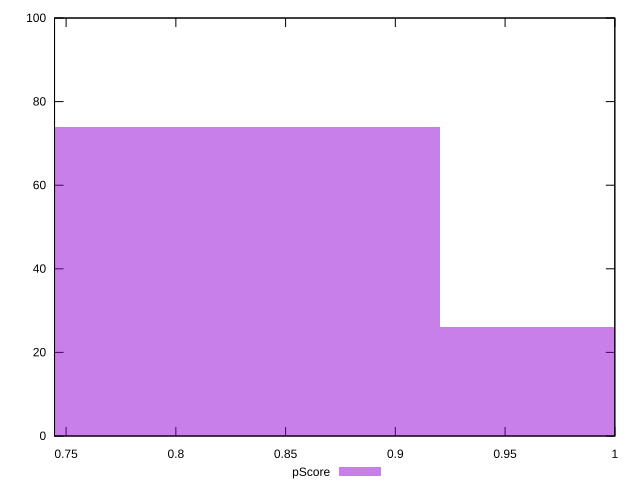

Recreate this plot in gnuplot.
reset

$pScore <<EOF
0.7890064946933377 74
1.052008659591117 26
EOF

set key outside below
set boxwidth 0.2630021648977792
set xrange [0.7447266666666666:1]
set yrange [0:100]
set trange [0:100]
set style fill transparent solid 0.5 noborder
set terminal svg size 640, 490 enhanced background rgb 'white'
set output "report_00018_2021-02-10T15-25-16.877Z/uses-rel-preconnect/samples/pages/pScore/histogram.svg"

plot $pScore title "pScore" with boxes

reset
